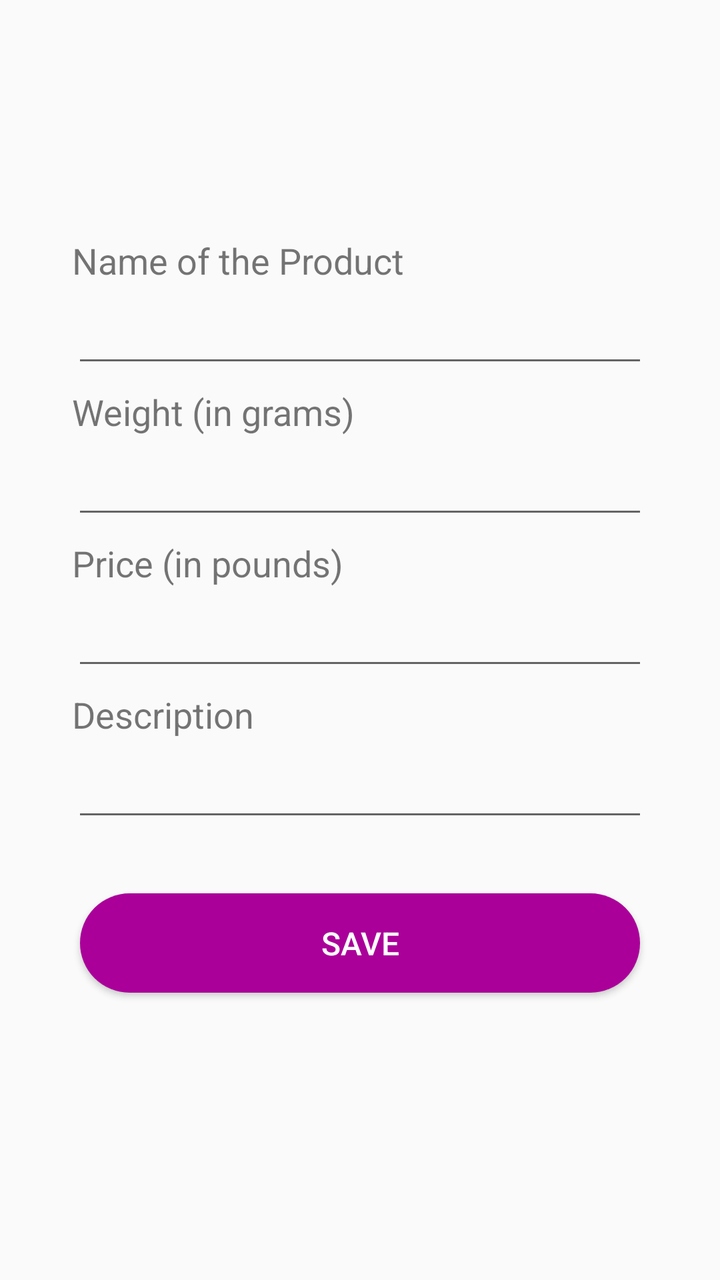
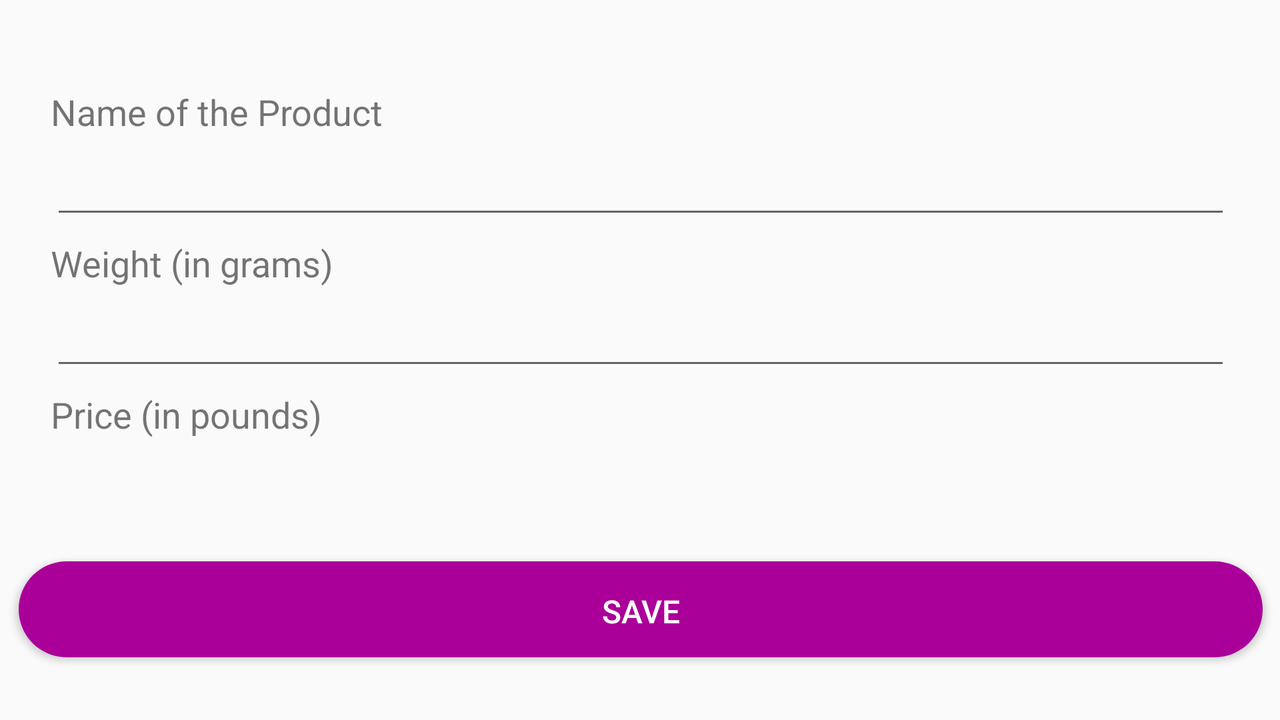

An Android layout and its configuration variant, each rendered on a device that would load it. The default file and the variant file are quoted in full after the pictures.
<!-- AndroidManifest.xml: application theme AppTheme -->
<!-- res/layout/activity_register.xml -->
<?xml version="1.0" encoding="utf-8"?>
<android.support.constraint.ConstraintLayout xmlns:android="http://schemas.android.com/apk/res/android"
    xmlns:app="http://schemas.android.com/apk/res-auto"
    xmlns:tools="http://schemas.android.com/tools"
    android:layout_width="match_parent"
    android:layout_height="match_parent"
    tools:context=".Activities.RegisterActivity">

    <LinearLayout

        android:layout_width="match_parent"
        android:layout_height="wrap_content"
        android:layout_marginStart="16dp"
        android:layout_marginLeft="16dp"
        android:layout_marginTop="8dp"
        android:layout_marginEnd="16dp"
        android:layout_marginRight="16dp"
        android:layout_marginBottom="8dp"
        android:orientation="vertical"
        app:layout_constraintBottom_toBottomOf="parent"
        app:layout_constraintEnd_toEndOf="parent"
        app:layout_constraintStart_toStartOf="parent"
        app:layout_constraintTop_toTopOf="parent">

        <TextView
            android:layout_width="match_parent"
            android:layout_height="wrap_content"
            android:layout_marginLeft="20dp"
            android:layout_marginTop="0dp"
            android:layout_marginRight="20dp"
            android:layout_marginBottom="0dp"
            android:text="@string/name_of_the_product"
            android:textSize="18sp" />

        <EditText
            android:id="@+id/txtName"
            android:layout_width="match_parent"
            android:layout_height="wrap_content"
            android:layout_marginLeft="20dp"
            android:layout_marginTop="5dp"
            android:layout_marginRight="20dp"
            android:layout_marginBottom="5dp"
            android:ems="10"
            android:inputType="textPersonName|textCapSentences" />

        <TextView
            android:id="@+id/textView"
            android:layout_width="match_parent"
            android:layout_height="wrap_content"
            android:layout_marginLeft="20dp"
            android:layout_marginTop="0dp"
            android:layout_marginRight="20dp"
            android:layout_marginBottom="0dp"
            android:text="@string/weight"
            android:textSize="18sp" />

        <EditText
            android:id="@+id/txtWeight"
            android:layout_width="match_parent"
            android:layout_height="wrap_content"
            android:layout_marginLeft="20dp"
            android:layout_marginTop="5dp"
            android:layout_marginRight="20dp"
            android:layout_marginBottom="5dp"
            android:ems="10"
            android:inputType="number|numberDecimal" />

        <TextView
            android:id="@+id/textView2"
            android:layout_width="match_parent"
            android:layout_height="wrap_content"
            android:layout_marginLeft="20dp"
            android:layout_marginTop="0dp"
            android:layout_marginRight="20dp"
            android:layout_marginBottom="0dp"
            android:text="@string/price"
            android:textSize="18sp" />

        <EditText
            android:id="@+id/txtPrice"
            android:layout_width="match_parent"
            android:layout_height="wrap_content"
            android:layout_marginLeft="20dp"
            android:layout_marginTop="5dp"
            android:layout_marginRight="20dp"
            android:layout_marginBottom="5dp"
            android:ems="10"
            android:inputType="number|numberDecimal" />

        <TextView
            android:id="@+id/textView3"
            android:layout_width="match_parent"
            android:layout_height="wrap_content"
            android:layout_marginLeft="20dp"
            android:layout_marginTop="0dp"
            android:layout_marginRight="20dp"
            android:layout_marginBottom="0dp"
            android:text="@string/description"
            android:textSize="18sp" />

        <EditText
            android:id="@+id/txtDescription"
            android:layout_width="match_parent"
            android:layout_height="wrap_content"
            android:layout_marginLeft="20dp"
            android:layout_marginTop="5dp"
            android:layout_marginRight="20dp"
            android:layout_marginBottom="5dp"
            android:ems="10"
            android:inputType="textAutoCorrect|textMultiLine|textCapSentences" />

        <Button
            android:id="@+id/btnRegisterProduct"
            android:layout_width="match_parent"
            android:layout_height="wrap_content"
            android:layout_margin="20dp"
            android:text="@string/save"
            android:theme="@style/button" />

    </LinearLayout>

</android.support.constraint.ConstraintLayout>
<!-- resources referenced by this layout -->
<resources>
  <string name="description">Description</string>
  <string name="name_of_the_product">Name of the Product</string>
  <string name="price">Price (in pounds)</string>
  <string name="save">Save</string>
  <string name="weight">Weight (in grams)</string>
  <style name="button">
          <item name="android:padding">20dp</item>
          <item name="android:textColor">#FFFFFF</item>
          <item name="android:textSize">16sp</item>
          <item name="android:checkedButton">@color/colorAccent</item>
      </style>
  <!-- from res/values-v28/ -->
  <style name="AppTheme" parent="Theme.AppCompat.Light.DarkActionBar">
          
          <item name="colorPrimaryDark">@color/colorPrimaryDark</item>
          <item name="colorAccent">@color/colorAccent</item>
          <item name="colorPrimary">@color/title</item>
  
          <item name="android:buttonCornerRadius">30dp</item>
          <item name="android:statusBarColor">@color/title</item>
          <item name="android:colorButtonNormal">@color/btnBg</item>
      </style>
  <color name="colorAccent">#D81B60</color>
  <color name="colorPrimaryDark">#00574B</color>
  <color name="title">#660066</color>
  <color name="btnBg">#AA0099</color>
</resources>
<!-- res/layout-land/activity_register.xml (the repository's variant of the layout above) -->
<!-- drawn on the phone turned sideways -->
<?xml version="1.0" encoding="utf-8"?>
<android.support.constraint.ConstraintLayout xmlns:android="http://schemas.android.com/apk/res/android"
    xmlns:app="http://schemas.android.com/apk/res-auto"
    xmlns:tools="http://schemas.android.com/tools"
    android:layout_width="match_parent"
    android:layout_height="match_parent"
    tools:context=".Activities.RegisterActivity">

    <LinearLayout
        android:layout_width="670dp"
        android:layout_height="329dp"
        android:layout_marginStart="8dp"
        android:layout_marginLeft="8dp"
        android:layout_marginTop="8dp"
        android:layout_marginEnd="8dp"
        android:layout_marginRight="8dp"
        android:layout_marginBottom="8dp"
        android:orientation="vertical"
        app:layout_constraintBottom_toBottomOf="parent"
        app:layout_constraintEnd_toEndOf="parent"
        app:layout_constraintStart_toStartOf="parent"
        app:layout_constraintTop_toTopOf="parent">

        <ScrollView
            android:layout_width="match_parent"
            android:layout_height="231dp"
            android:layout_marginTop="8dp"
            android:layout_marginBottom="10dp"
            app:layout_constraintBottom_toBottomOf="parent"
            app:layout_constraintStart_toStartOf="parent"
            app:layout_constraintTop_toTopOf="parent">

            <LinearLayout
                android:layout_width="match_parent"
                android:layout_height="wrap_content"
                android:layout_margin="20dp"
                android:layout_marginStart="8dp"
                android:layout_marginLeft="8dp"
                android:layout_marginEnd="8dp"
                android:layout_marginRight="8dp"
                android:layout_marginBottom="8dp"
                android:orientation="vertical"
                app:layout_constraintBottom_toBottomOf="parent"
                app:layout_constraintEnd_toEndOf="parent"
                app:layout_constraintStart_toStartOf="parent"
                app:layout_constraintTop_toTopOf="parent">

                <TextView
                    android:layout_width="match_parent"
                    android:layout_height="wrap_content"
                    android:layout_marginLeft="20dp"
                    android:layout_marginTop="0dp"
                    android:layout_marginRight="20dp"
                    android:layout_marginBottom="0dp"
                    android:text="@string/name_of_the_product"
                    android:textSize="18sp" />

                <EditText
                    android:id="@+id/txtName"
                    android:layout_width="match_parent"
                    android:layout_height="wrap_content"
                    android:layout_marginLeft="20dp"
                    android:layout_marginTop="5dp"
                    android:layout_marginRight="20dp"
                    android:layout_marginBottom="5dp"
                    android:ems="10"
                    android:inputType="textPersonName|textCapSentences" />

                <TextView
                    android:id="@+id/textView"
                    android:layout_width="match_parent"
                    android:layout_height="wrap_content"
                    android:layout_marginLeft="20dp"
                    android:layout_marginTop="0dp"
                    android:layout_marginRight="20dp"
                    android:layout_marginBottom="0dp"
                    android:text="@string/weight"
                    android:textSize="18sp" />

                <EditText
                    android:id="@+id/txtWeight"
                    android:layout_width="match_parent"
                    android:layout_height="wrap_content"
                    android:layout_marginLeft="20dp"
                    android:layout_marginTop="5dp"
                    android:layout_marginRight="20dp"
                    android:layout_marginBottom="5dp"
                    android:ems="10"
                    android:inputType="number|numberDecimal" />

                <TextView
                    android:id="@+id/textView2"
                    android:layout_width="match_parent"
                    android:layout_height="wrap_content"
                    android:layout_marginLeft="20dp"
                    android:layout_marginTop="0dp"
                    android:layout_marginRight="20dp"
                    android:layout_marginBottom="0dp"
                    android:text="@string/price"
                    android:textSize="18sp" />

                <EditText
                    android:id="@+id/txtPrice"
                    android:layout_width="match_parent"
                    android:layout_height="wrap_content"
                    android:layout_marginLeft="20dp"
                    android:layout_marginTop="5dp"
                    android:layout_marginRight="20dp"
                    android:layout_marginBottom="5dp"
                    android:ems="10"
                    android:inputType="number|numberDecimal" />

                <TextView
                    android:id="@+id/textView3"
                    android:layout_width="match_parent"
                    android:layout_height="wrap_content"
                    android:layout_marginLeft="20dp"
                    android:layout_marginTop="0dp"
                    android:layout_marginRight="20dp"
                    android:layout_marginBottom="0dp"
                    android:text="@string/description"
                    android:textSize="18sp" />

                <EditText
                    android:id="@+id/txtDescription"
                    android:layout_width="match_parent"
                    android:layout_height="wrap_content"
                    android:layout_marginLeft="20dp"
                    android:layout_marginTop="5dp"
                    android:layout_marginRight="20dp"
                    android:layout_marginBottom="20dp"
                    android:ems="10"
                    android:inputType="textAutoCorrect|textMultiLine|textCapSentences" />


            </LinearLayout>
        </ScrollView>

        <Button
            android:id="@+id/btnRegisterProduct"
            android:layout_width="match_parent"
            android:layout_height="wrap_content"
            android:layout_marginLeft="20dp"
            android:layout_marginTop="10dp"
            android:layout_marginRight="20dp"
            android:layout_marginBottom="10dp"
            android:text="@string/save"
            android:theme="@style/button" />
    </LinearLayout>

    

</android.support.constraint.ConstraintLayout>
